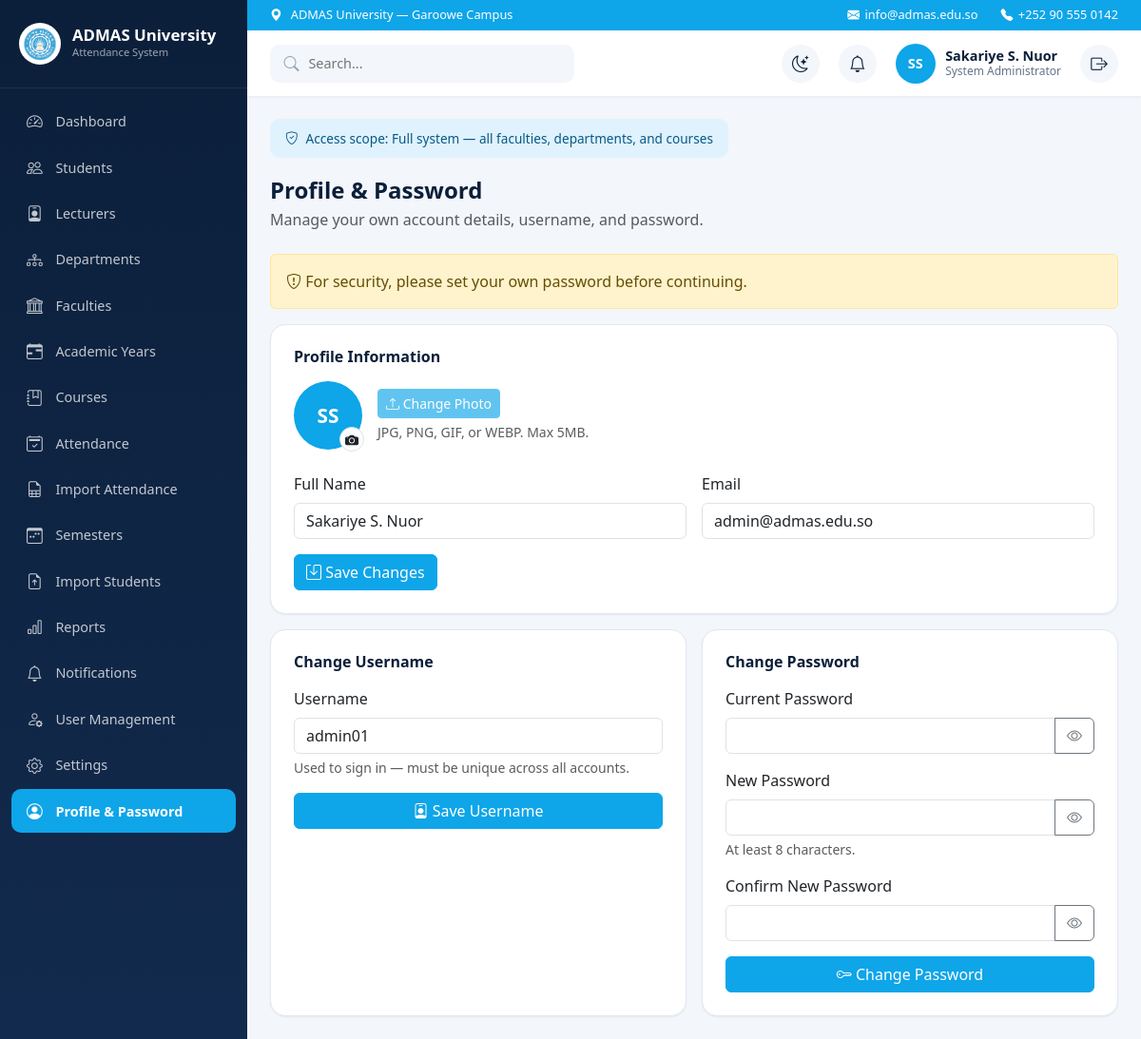
Screenshot of /admin/profile.php (signed in) with the database file from the repository.
### tables this page shows
CREATE TABLE users (
  id             INT UNSIGNED PRIMARY KEY AUTO_INCREMENT,
  username       VARCHAR(60)  NOT NULL UNIQUE,
  password_hash  VARCHAR(255) NOT NULL,       
  full_name      VARCHAR(150) NOT NULL,
  email          VARCHAR(150) NULL UNIQUE,
  photo_path     VARCHAR(255) NULL,           
  role_id        TINYINT UNSIGNED NOT NULL,
  faculty_id     INT UNSIGNED NULL,           
  status         ENUM('active','inactive') NOT NULL DEFAULT 'active',
  must_change_password TINYINT(1) NOT NULL DEFAULT 1,  
  last_login_at  DATETIME NULL,
  created_at     TIMESTAMP DEFAULT CURRENT_TIMESTAMP,
  updated_at     TIMESTAMP DEFAULT CURRENT_TIMESTAMP ON UPDATE CURRENT_TIMESTAMP,
  CONSTRAINT fk_users_role
    FOREIGN KEY (role_id) REFERENCES roles(id),
  CONSTRAINT fk_users_faculty
    FOREIGN KEY (faculty_id) REFERENCES faculties(id) ON DELETE SET NULL
);

### includes/auth.php (called while the page is built, shortened)
<?php
require_once __DIR__ . '/nav_items.php';
function current_user(): ?array
{
    $conn = db();
    $stmt = $conn->prepare('SELECT id, username, full_name, email, photo_path, role_id, faculty_id, status FROM users WHERE id = ?');
    $stmt->bind_param('i', $_SESSION['user_id']);
    $stmt->execute();
    $result = $stmt->get_result();
    $user = $result->fetch_assoc();
    return $user ?: null;
}
function current_role(): string
{
    return (string) ($_SESSION['role'] ?? '');
}

### includes/nav_items.php (called while the page is built, shortened)
<?php
function role_label(string $role): string
{
    $labels = [
        'system_admin' => 'System Administrator',
        'head_academic' => 'Head of Academic Affairs',
        'registration' => 'Registration Office',
        'dean' => 'Dean',
        'lecturer' => 'Lecturer',
        'student' => 'Student',
    ];
    return $labels[$role] ?? $role;
}

### admin/profile.php (the view, shortened to what this page needs)
<?php
require_once __DIR__ . '/../includes/auth.php';
require_once __DIR__ . '/../includes/nav_items.php';
$conn = db();
$currentUser = current_user();
$settings = [];
$settingsResult = $conn->query('SELECT `key`, `value` FROM settings');
if ($settingsResult) {
    while ($row = $settingsResult->fetch_assoc()) {
        $settings[$row['key']] = $row['value'];
    }
}
$profileFormValues = [
    'full_name' => (string) $currentUser['full_name'],
    'email' => (string) ($currentUser['email'] ?? ''),
];
$usernameFormValues = [
    'new_username' => (string) $currentUser['username'],
];
?>
<!DOCTYPE html>
<html lang="en">
<head>
    <link href="https://cdn.jsdelivr.net/npm/bootstrap@5.3.3/dist/css/bootstrap.min.css" rel="stylesheet">
    <link href="https://cdn.jsdelivr.net/npm/bootstrap-icons@1.11.3/font/bootstrap-icons.min.css" rel="stylesheet">
    <link href="<?= htmlspecialchars(BASE_URL) ?>/assets/css/app.css" rel="stylesheet">
</head>
<body>
    <?php include __DIR__ . '/../includes/sidebar.php'; ?>
    <div class="main-content">
        <?php include __DIR__ . '/../includes/topbar.php'; ?>
        <div class="page-body">
            <div class="scope-banner">
                <i class="bi bi-shield-check"></i>
                Access scope: Full system — all faculties, departments, and courses
            </div>
            <div class="d-flex justify-content-between align-items-start flex-wrap gap-2 mb-4">
                <div>
                    <h4 class="fw-bold mb-1" style="color: var(--admas-text);">Profile &amp; Password</h4>
                    <p class="text-muted mb-0">Manage your own account details, username, and password.</p>
                </div>
            </div>
            <?php if (!empty($_SESSION['must_change_password'])): ?>
                <div class="alert alert-warning" role="alert">
                    <i class="bi bi-shield-exclamation"></i>
                    For security, please set your own password before continuing.
                </div>
            <?php endif; ?>
            <div class="admas-card p-4 mb-3">
                <h6 class="fw-bold mb-3" style="color: var(--admas-text);">Profile Information</h6>
                <form method="post" enctype="multipart/form-data" action="<?= htmlspecialchars(BASE_URL) ?>/admin/profile.php" class="d-flex align-items-center gap-3 mb-4">
                    <div class="position-relative" style="width: 72px; height: 72px;">
                        <?php if (!empty($currentUser['photo_path'])): ?>
                            <img id="profilePhotoPreview" class="rounded-circle" width="72" height="72" style="width: 72px; height: 72px; object-fit: cover; border: 2px solid var(--admas-sky);"
                                 src="<?= htmlspecialchars(BASE_URL) ?>/uploads/profile_photos/<?= htmlspecialchars((string) $currentUser['photo_path']) ?>" alt="">
                        <?php else: ?>
                            <div id="profilePhotoPreview" class="d-flex align-items-center justify-content-center rounded-circle"
                                 style="width: 72px; height: 72px; background: var(--admas-sky); color: #fff; font-weight: 700; font-size: 1.3rem;">
                                <?= htmlspecialchars($initials) ?>
                            </div>
                        <?php endif; ?>
                        <label for="profilePhotoInput" class="d-flex align-items-center justify-content-center position-absolute rounded-circle bg-white border"
                               style="width: 26px; height: 26px; bottom: -2px; right: -2px; cursor: pointer;" title="Change photo">
                            <i class="bi bi-camera-fill small"></i>
                        </label>
                    </div>
                    <div>
                        <button type="submit" id="profilePhotoSaveBtn" class="btn btn-primary btn-sm" style="background-color: var(--admas-sky); border-color: var(--admas-sky);" disabled>
                            <i class="bi bi-upload"></i> Change Photo
                        </button>
                        <div class="form-text mb-0">JPG, PNG, GIF, or WEBP. Max 5MB.</div>
                    </div>
                </form>
                <form method="post" action="<?= htmlspecialchars(BASE_URL) ?>/admin/profile.php" class="row g-3">
                    <div class="col-md-6">
                        <label for="fullNameInput" class="form-label">Full Name</label>
                        <input type="text" class="form-control" id="fullNameInput" name="full_name" maxlength="150" required
                               value="<?= htmlspecialchars($profileFormValues['full_name']) ?>">
                    </div>
                    <div class="col-md-6">
                        <label for="emailInput" class="form-label">Email</label>
                        <input type="email" class="form-control" id="emailInput" name="email" maxlength="150"
                               value="<?= htmlspecialchars($profileFormValues['email']) ?>">
                    </div>
                    <div class="col-12">
                        <button type="submit" class="btn btn-primary" style="background-color: var(--admas-sky); border-color: var(--admas-sky);">
                            <i class="bi bi-save"></i> Save Changes
                        </button>
                    </div>
                </form>
            </div>
            <div class="row g-3">
                <div class="col-lg-6">
                    <div class="admas-card p-4 h-100">
                        <h6 class="fw-bold mb-3" style="color: var(--admas-text);">Change Username</h6>
                        <form method="post" action="<?= htmlspecialchars(BASE_URL) ?>/admin/profile.php">
                            <div class="mb-3">
                                <label for="newUsernameInput" class="form-label">Username</label>
                                <input type="text" class="form-control" id="newUsernameInput" name="new_username" maxlength="60" required
                                       value="<?= htmlspecialchars($usernameFormValues['new_username']) ?>">
                                <div class="form-text">Used to sign in — must be unique across all accounts.</div>
                            </div>
                            <button type="submit" class="btn btn-primary w-100" style="background-color: var(--admas-sky); border-color: var(--admas-sky);">
                                <i class="bi bi-person-badge"></i> Save Username
                            </button>
                        </form>
                    </div>
                </div>
                <div class="col-lg-6">
                    <div class="admas-card p-4 h-100">
                        <h6 class="fw-bold mb-3" style="color: var(--admas-text);">Change Password</h6>
                        <form method="post" action="<?= htmlspecialchars(BASE_URL) ?>/admin/profile.php">
                            <div class="mb-3">
                                <label for="currentPasswordInput" class="form-label">Current Password</label>
                                <div class="input-group">
                                    <input type="password" class="form-control" id="currentPasswordInput" name="current_password" required>
                                    <button class="btn btn-outline-secondary toggle-password" type="button" data-target="currentPasswordInput" aria-label="Show password">
                                        <i class="bi bi-eye"></i>
                                    </button>
                                </div>
                            </div>
                            <div class="mb-3">
                                <label for="newPasswordInput" class="form-label">New Password</label>
                                <div class="input-group">
                                    <input type="password" class="form-control" id="newPasswordInput" name="new_password" minlength="8" required>
                                    <button class="btn btn-outline-secondary toggle-password" type="button" data-target="newPasswordInput" aria-label="Show password">
                                        <i class="bi bi-eye"></i>
                                    </button>
                                </div>
                                <div class="form-text">At least 8 characters.</div>
                            </div>
                            <div class="mb-3">
                                <label for="confirmNewPasswordInput" class="form-label">Confirm New Password</label>
                                <div class="input-group">
                                    <input type="password" class="form-control" id="confirmNewPasswordInput" name="confirm_new_password" minlength="8" required>
                                    <button class="btn btn-outline-secondary toggle-password" type="button" data-target="confirmNewPasswordInput" aria-label="Show password">
                                        <i class="bi bi-eye"></i>
                                    </button>
                                </div>
                            </div>
                            <button type="submit" class="btn btn-primary w-100" style="background-color: var(--admas-sky); border-color: var(--admas-sky);">
                                <i class="bi bi-key"></i> Change Password
                            </button>
                        </form>
                    </div>
                </div>
            </div>
        </div>
    </div>
</body>
</html>

### includes/topbar.php (shortened to what this page needs)
<?php
$universityName = $settings['university_name'] ?? 'ADMAS University';
$campus = $settings['campus'] ?? '';
$contactEmail = $settings['contact_email'] ?? '';
$contactPhone = $settings['contact_phone'] ?? '';
$initials = '';
foreach (preg_split('/\s+/', trim((string) ($currentUser['full_name'] ?? ''))) as $part) {
    if ($part !== '') {
        $initials .= mb_strtoupper(mb_substr($part, 0, 1));
    }
}
$initials = mb_substr($initials, 0, 2) ?: '?';
$roleLabel = role_label(current_role());
$notifLinkUrl = null;
$topbarRole = current_role();
if ($topbarRole === 'system_admin' || $topbarRole === 'head_academic') {
    $notifLinkUrl = BASE_URL . '/notifications.php';
}
?>
<div class="header-sticky">
<div class="top-strip">
    <div class="top-strip-left">
        <i class="bi bi-geo-alt-fill"></i>
        <span><?= htmlspecialchars($universityName . ($campus !== '' ? ' — ' . $campus : '')) ?></span>
    </div>
    <div class="top-strip-right">
        <?php if ($contactEmail !== ''): ?>
            <span><i class="bi bi-envelope-fill"></i><?= htmlspecialchars($contactEmail) ?></span>
        <?php endif; ?>
        <?php if ($contactPhone !== ''): ?>
            <span><i class="bi bi-telephone-fill"></i><?= htmlspecialchars($contactPhone) ?></span>
        <?php endif; ?>
    </div>
</div>
<div class="topbar">
    <div class="topbar-search">
        <i class="bi bi-search"></i>
        <input type="text" placeholder="Search...">
    </div>
    <div class="topbar-right">
        <button type="button" id="themeToggleBtn" class="theme-toggle-btn" aria-label="Toggle dark mode" title="Toggle dark mode">
            <i class="bi bi-moon-stars" id="themeToggleIcon"></i>
        </button>
        <?php if ($notifLinkUrl !== null): ?>
            <a href="<?= htmlspecialchars($notifLinkUrl) ?>" class="notif-bell" aria-label="Notifications">
                <i class="bi bi-bell"></i>
            </a>
        <?php else: ?>
            <button type="button" class="notif-bell" aria-label="Notifications">
                <i class="bi bi-bell"></i>
            </button>
        <?php endif; ?>
        <div class="topbar-user">
            <?php if (!empty($currentUser['photo_path'])): ?>
                <img class="avatar-photo" width="42" height="42" src="<?= htmlspecialchars(BASE_URL) ?>/uploads/profile_photos/<?= htmlspecialchars((string) $currentUser['photo_path']) ?>" alt="">
            <?php else: ?>
                <div class="avatar-initials"><?= htmlspecialchars($initials) ?></div>
            <?php endif; ?>
            <div class="user-meta">
                <span class="user-name"><?= htmlspecialchars((string) ($currentUser['full_name'] ?? '')) ?></span>
                <span class="user-role"><?= htmlspecialchars($roleLabel) ?></span>
            </div>
        </div>
        <a href="<?= htmlspecialchars(BASE_URL) ?>/logout.php" class="logout-btn" aria-label="Logout" title="Logout">
            <i class="bi bi-box-arrow-right"></i>
        </a>
    </div>
</div>
</div>

### rows the page displays
users: full_name "Sakariye S. Nuor", email "admin@admas.edu.so", new_username "admin01"

### other values shown
$sidebarUniversityName "ADMAS University"
$item['label'] "Dashboard"
$item['label'] "Students"
$item['label'] "Lecturers"
$item['label'] "Departments"
$item['label'] "Faculties"
$item['label'] "Academic Years"
$item['label'] "Courses"
$item['label'] "Attendance"
$item['label'] "Import Attendance"
$item['label'] "Semesters"
$item['label'] "Import Students"
$item['label'] "Reports"
$item['label'] "Notifications"
$item['label'] "User Management"
